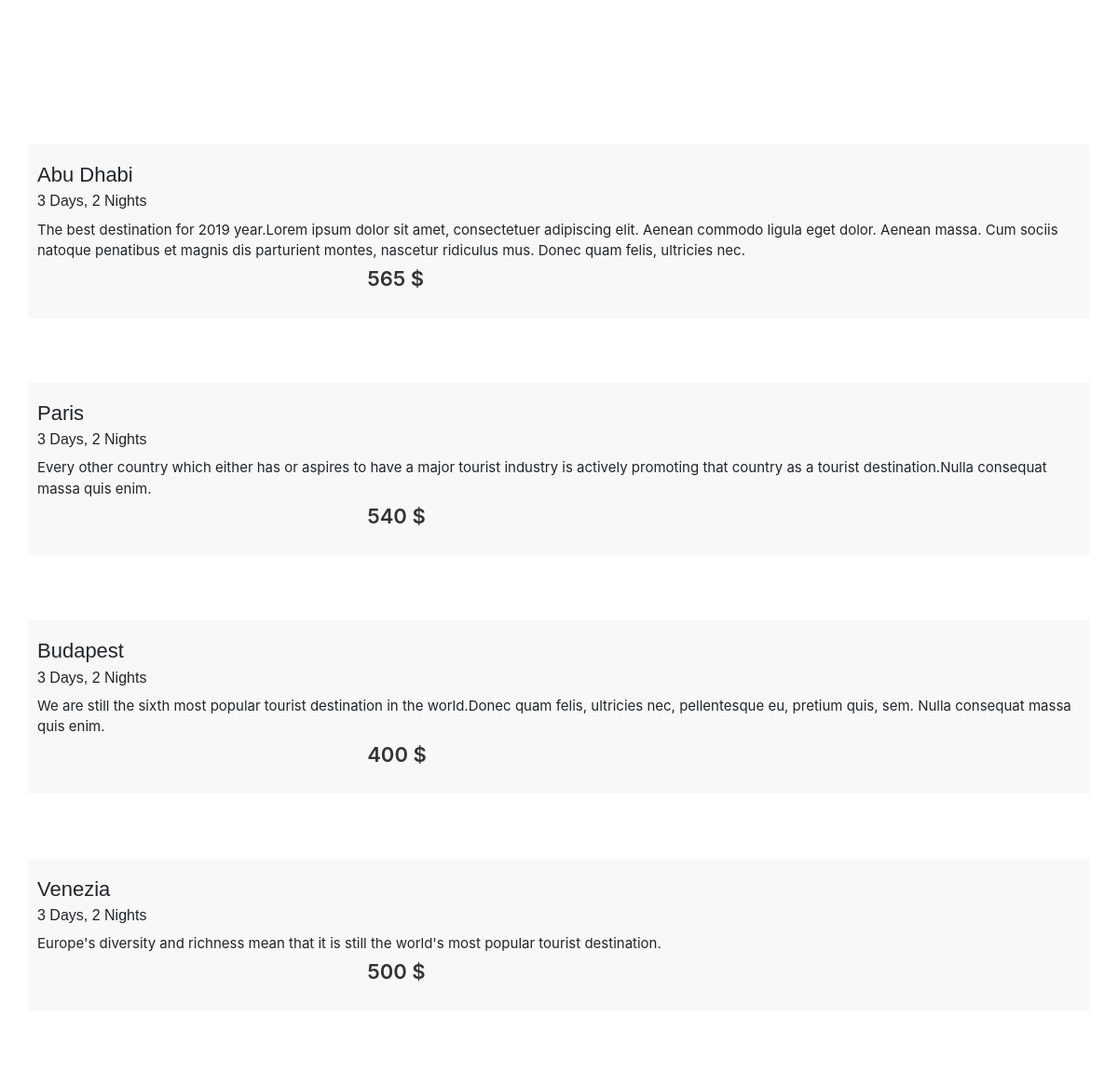
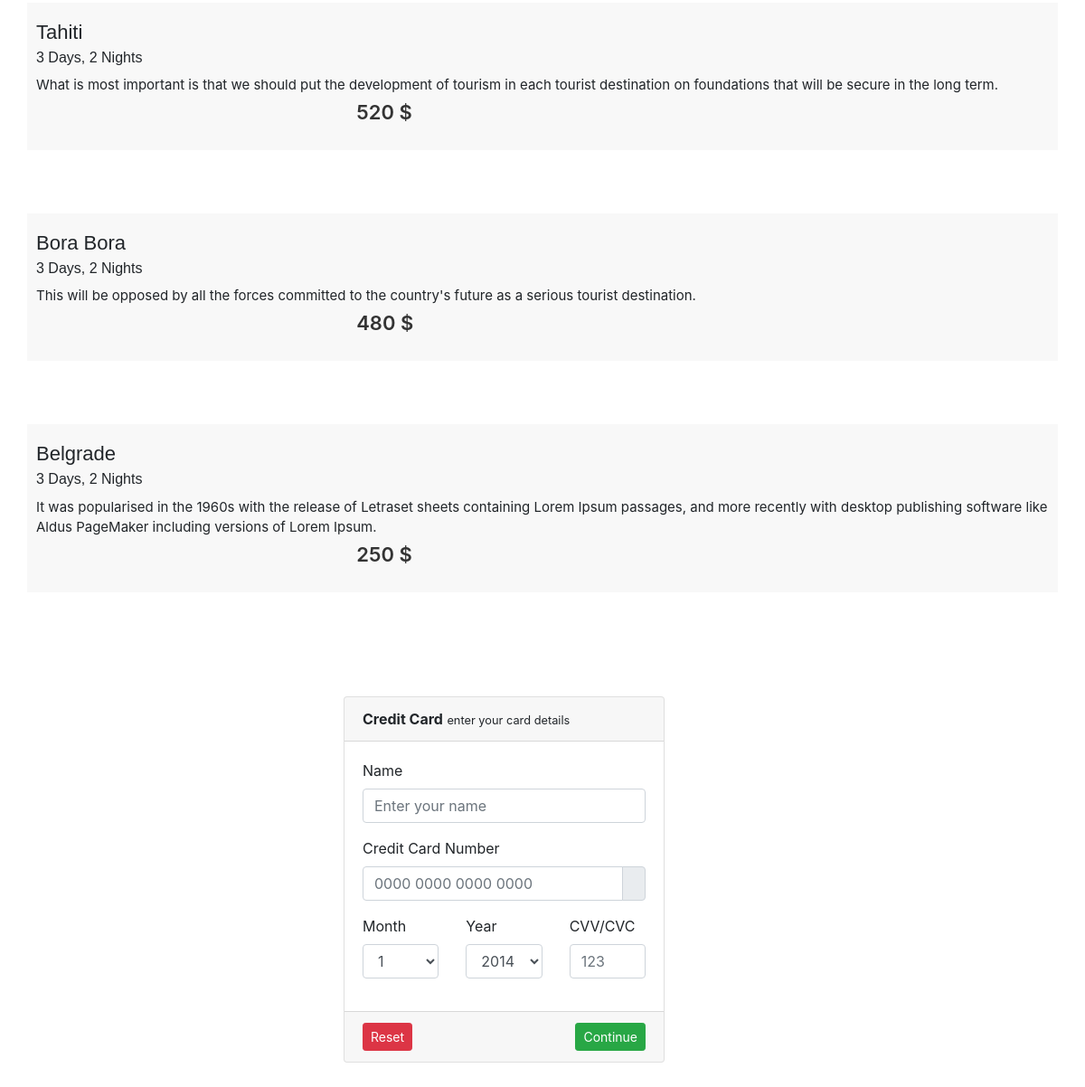
Page /checkin.php on the committed database (2 pictures, top to bottom).
### tables this page shows
CREATE TABLE `content` (
  `id` int(255) NOT NULL,
  `content_message` text DEFAULT NULL,
  `destination` varchar(50) DEFAULT NULL,
  `price` int(11) NOT NULL
);

### checkin.php (the view, shortened to what this page needs)
<php
require_once 'core/init.php';
?>
<link rel="stylesheet" href="./css/checkin.css">
<link rel="stylesheet" href="./css/indexstyle.css">
<html>
<body>
<link rel="stylesheet" href="https://stackpath.bootstrapcdn.com/bootstrap/4.3.1/css/bootstrap.min.css"
>
 <section id="mu-featured-tours">
			<div class="container">
				<div class="row">
					<div class="col-md-12">
                        <?php
                              $mysqli = new mysqli('localhost', 'root', '', 'cms') or die(mysqli_error($mysqli));
                              $idd= $mysqli->query("SELECT *  from content");
                              while ($row = $idd->fetch_assoc()):
                        ?>
                                <div class="mu-featured-tours-content">
								    <div class="row">
										<div class="mu-featured-tours-single">
											<div class="mu-featured-tours-single-info">
                                                  <h3><?php echo $row ['destination']; ?></h3>
                                                  <h4> 3 Days, 2 Nights</h4>
                                                  <span class="mu-price-tag">
                                                  <?php echo $row ['price']; ?> $ </span>
                                                  <p>
                                                  <?php echo $row ['content_message'];?>
                                                  </p>
                                                  <br>
                                            </div>
                                          </div>
                                      </div>
                                </div>
                                <?php endwhile; ?>
					</div>
				</div>
			</div>
</section>
<div class="padding">
    <div class="row">
        <div class="col-sm-6">
            <div class="card">
                <div class="card-header">
                    <strong>Credit Card</strong>
                    <small>enter your card details</small>
                </div>
                <div class="card-body">
                    <div class="row">
                        <div class="col-sm-12">
                            <div class="form-group">
                                <label for="name">Name</label>
                                <input class="form-control" id="name" type="text" placeholder="Enter your name">
                            </div>
                        </div>
                    </div>
                    <div class="row">
                        <div class="col-sm-12">
                            <div class="form-group">
                                <label for="ccnumber">Credit Card Number</label>
                                <div class="input-group">
                                    <input class="form-control" type="text" placeholder="0000 0000 0000 0000" autocomplete="email">
                                    <div class="input-group-append">
                                        <span class="input-group-text">
                                        </span>
                                    </div>
                                </div>
                            </div>
                        </div>
                    </div>
                    <div class="row">
                        <div class="form-group col-sm-4">
                            <label for="ccmonth">Month</label>
                            <select class="form-control" id="ccmonth">
                                <option>1</option>
                            </select>
                        </div>
                        <div class="form-group col-sm-4">
                            <label for="ccyear">Year</label>
                            <select class="form-control" id="ccyear">
                                <option>2014</option>
                            </select>
                        </div>
                        <div class="col-sm-4">
                            <div class="form-group">
                                <label for="cvv">CVV/CVC</label>
                                <input class="form-control" id="cvv" type="text" placeholder="123">
                            </div>
                        </div>
                    </div>
                </div>
                <div class="card-footer">
                    <button class="btn btn-sm btn-success float-right" type="submit">
                        <i class="mdi mdi-gamepad-circle"></i> Continue</button>
                    <button class="btn btn-sm btn-danger" type="reset">
                        <i class="mdi mdi-lock-reset"></i> Reset</button>
                </div>
            </div>
        </div>
    </div>
</div>
</body>
</html>

### css/checkin.css (style rules this page uses)
.padding { padding: 5rem !important; margin-left: 300px }
.card { margin-bottom: 1.5rem }
.card { position: relative; display: -ms-flexbox; display: flex; -ms-flex-direction: column; flex-direction: column; min-width: 0; word-wrap: break-word; background-color: #fff; background-clip: border-box; border: 1px solid #c8ced3; border-radius: .25rem }
.card-header:first-child { border-radius: calc(0.25rem - 1px) calc(0.25rem - 1px) 0 0 }
.card-header { padding: .75rem 1.25rem; margin-bottom: 0; background-color: #f0f3f5; border-bottom: 1px solid #c8ced3 }
.card-body { flex: 1 1 auto; padding: 1.25rem }

### css/indexstyle.css (style rules this page uses)
body, html { overflow-x: hidden; }
h1, h2, h3, h4, h5, h6 { font-family: "Poppins", sans-serif; font-weight: 700; margin-top: 0; }
h3 { font-size: 26px; }
h4 { font-size: 22px; }
button { padding: 5px 15px; border: none; }
#mu-featured-tours { background-color: #fff; float: left; padding: 100px 0; display: inline; width: 100%; }
.mu-featured-tours-content { display: inline; float: left; margin-top: 40px; width: 100%; }
.mu-featured-tours-single { background-color: #f8f8f8; display: inline; float: left; width: 100%; margin: 15px 0; }
.mu-featured-tours-single-info { display: inline; float: left; position: relative; width: 100%; padding: 20px 10px; }
.mu-featured-tours-single h3 { font-size: 22px; margin-bottom: 5px; }
.mu-featured-tours-single h4 { font-size: 16px; margin-bottom: 10px; font-weight: 300; }
.mu-price-tag { position: absolute; bottom: 25px; left: 15px; color: #333; font-size: 22px; font-weight: 600; }
.mu-featured-tours-single p { font-size: 15px; }

### rows in the picture
content: destination "Abu Dhabi", price "565", content_message "The best destination for 2019 year.Lorem ipsum dolor sit amet, consectetuer adipiscing elit. Aenean commodo ligula eget dolor. Aenean massa. Cum sociis natoque penatibus et magnis dis parturient montes, nascetur ridiculus mus. Donec quam felis, ultricies nec."
content: destination "Paris", price "540", content_message "Every other country which either has or aspires to have a major tourist industry is actively promoting that country as a tourist destination.Nulla consequat massa quis enim."
content: destination "Budapest", price "400", content_message "We are still the sixth most popular tourist destination in the world.Donec quam felis, ultricies nec, pellentesque eu, pretium quis, sem. Nulla consequat massa quis enim."
content: destination "Venezia", price "500", content_message "Europe's diversity and richness mean that it is still the world's most popular tourist destination."
content: destination "Tahiti", price "520", content_message "What is most important is that we should put the development of tourism in each tourist destination on foundations that will be secure in the long term."
content: destination "Bora Bora", price "480", content_message "This will be opposed by all the forces committed to the country's future as a serious tourist destination."
content: destination "Belgrade", price "250", content_message "It was popularised in the 1960s with the release of Letraset sheets containing Lorem Ipsum passages, and more recently with desktop publishing software like Aldus PageMaker including versions of Lorem Ipsum."
